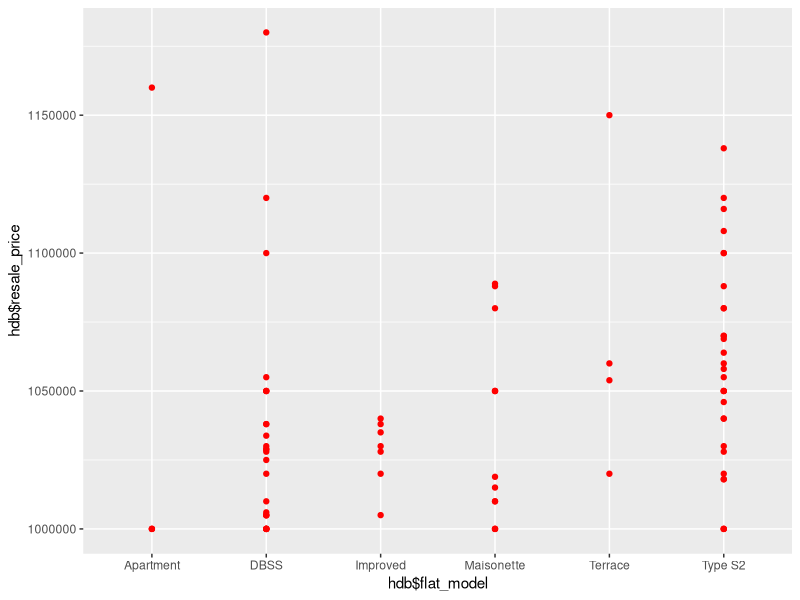
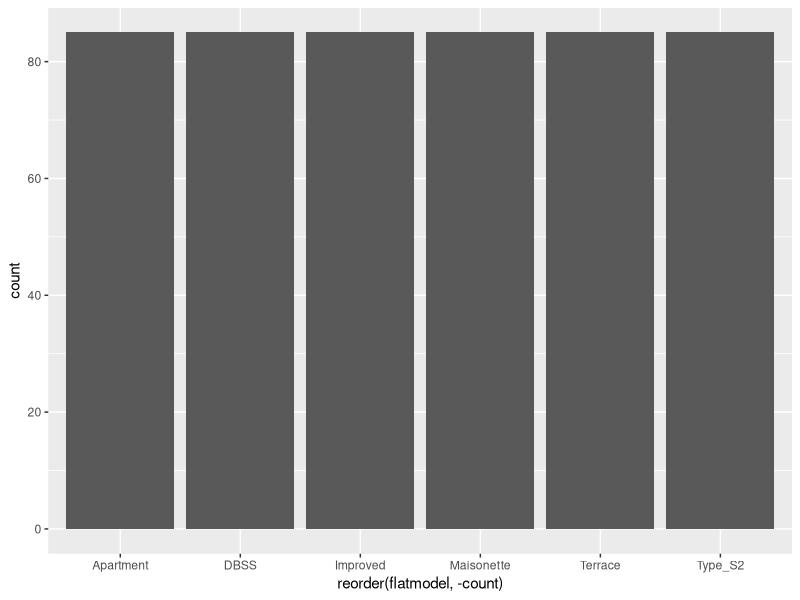

Here is the R script that generated these plots, in order:
#High Resale Prices

hdb<-read.csv("./Datasets/insight 2.csv")
hdb

library(ggplot2)
ggplot(hdb,aes(x=hdb$flat_model,y=hdb$resale_price)) +
  geom_point(fill="pink",color ="red")

levels(hdb$flat_model)

DBSS <- nrow(filter(hdb, hdb$flat_model=="DBSS"))
Maisonette <- nrow(filter(hdb, hdb$flat_model=="Maisonette"))
Type_S2 <- nrow(filter(hdb, hdb$flat_model=="Type S2"))
Terrace <- nrow(filter(hdb, hdb$flat_model=="Terrace"))
Improved <- nrow(filter(hdb, hdb$flat_model=="Improved"))
Apartment <- nrow(filter(hdb, hdb$flat_model=="Apartment"))

flatmodel<-c("DBSS","Maisonette","Type_S2","Terrace","Improved","Apartment")
count<-as.numeric(c(DBSS,Maisonette,Type_S2,Terrace,Improved,Apartment))

data<-data.frame(cbind(flatmodel,count))
data

data$count <- as.numeric(as.character(data$count))

ggplot(data=data, aes(x=reorder(flatmodel,-count),y=count)) +
  geom_bar(stat = "identity")
